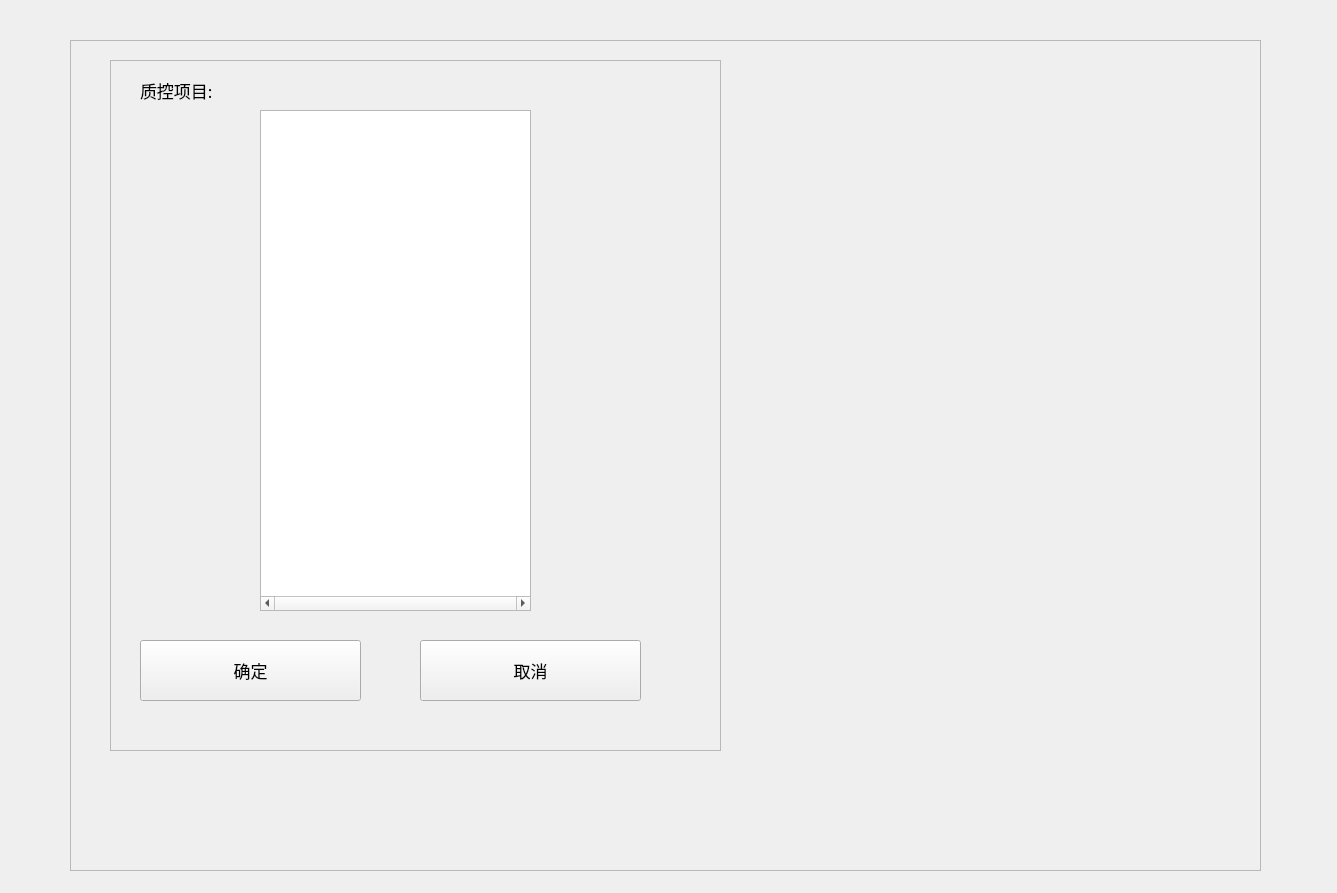
<?xml version="1.0" encoding="UTF-8"?>
<ui version="4.0">
 <class>QualityControlItemAddProject</class>
 <widget class="QDialog" name="QualityControlItemAddProject">
  <property name="geometry">
   <rect>
    <x>0</x>
    <y>0</y>
    <width>1337</width>
    <height>893</height>
   </rect>
  </property>
  <property name="windowTitle">
   <string>Dialog</string>
  </property>
  <layout class="QHBoxLayout" name="horizontalLayout">
   <property name="spacing">
    <number>0</number>
   </property>
   <property name="leftMargin">
    <number>0</number>
   </property>
   <property name="topMargin">
    <number>0</number>
   </property>
   <property name="rightMargin">
    <number>0</number>
   </property>
   <property name="bottomMargin">
    <number>0</number>
   </property>
   <item>
    <widget class="CusDialogMask" name="mask" native="true">
     <widget class="QFrame" name="display_frame">
      <property name="geometry">
       <rect>
        <x>70</x>
        <y>40</y>
        <width>1191</width>
        <height>831</height>
       </rect>
      </property>
      <property name="frameShape">
       <enum>QFrame::StyledPanel</enum>
      </property>
      <property name="frameShadow">
       <enum>QFrame::Raised</enum>
      </property>
      <widget class="QFrame" name="view_frame">
       <property name="geometry">
        <rect>
         <x>40</x>
         <y>20</y>
         <width>611</width>
         <height>691</height>
        </rect>
       </property>
       <property name="styleSheet">
        <string notr="true">QFrame#frame{background:#FFFFFF;border-radius:11px;}
</string>
       </property>
       <property name="frameShape">
        <enum>QFrame::StyledPanel</enum>
       </property>
       <property name="frameShadow">
        <enum>QFrame::Raised</enum>
       </property>
       <widget class="QtMaterialFlatButton" name="btnClose">
        <property name="geometry">
         <rect>
          <x>570</x>
          <y>0</y>
          <width>41</width>
          <height>41</height>
         </rect>
        </property>
        <property name="focusPolicy">
         <enum>Qt::NoFocus</enum>
        </property>
        <property name="text">
         <string/>
        </property>
        <property name="icon">
         <iconset resource="../main.qrc">
          <normaloff>:/image/close.png</normaloff>:/image/close.png</iconset>
        </property>
        <property name="iconSize">
         <size>
          <width>13</width>
          <height>13</height>
         </size>
        </property>
        <property name="flat">
         <bool>true</bool>
        </property>
       </widget>
       <widget class="QListWidget" name="listProjectWidget">
        <property name="geometry">
         <rect>
          <x>150</x>
          <y>50</y>
          <width>271</width>
          <height>501</height>
         </rect>
        </property>
        <property name="styleSheet">
         <string notr="true"/>
        </property>
        <property name="horizontalScrollBarPolicy">
         <enum>Qt::ScrollBarAlwaysOn</enum>
        </property>
       </widget>
       <widget class="QLabel" name="label_3">
        <property name="geometry">
         <rect>
          <x>30</x>
          <y>20</y>
          <width>121</width>
          <height>21</height>
         </rect>
        </property>
        <property name="font">
         <font>
          <family>苹方 粗体</family>
          <pointsize>13</pointsize>
         </font>
        </property>
        <property name="text">
         <string>质控项目:</string>
        </property>
       </widget>
       <widget class="QPushButton" name="btn_close">
        <property name="geometry">
         <rect>
          <x>310</x>
          <y>580</y>
          <width>221</width>
          <height>61</height>
         </rect>
        </property>
        <property name="font">
         <font>
          <family>苹方 粗体</family>
          <pointsize>13</pointsize>
          <weight>50</weight>
          <bold>false</bold>
          <stylestrategy>PreferDefault</stylestrategy>
         </font>
        </property>
        <property name="focusPolicy">
         <enum>Qt::NoFocus</enum>
        </property>
        <property name="styleSheet">
         <string notr="true"/>
        </property>
        <property name="text">
         <string>取消</string>
        </property>
        <property name="iconSize">
         <size>
          <width>37</width>
          <height>32</height>
         </size>
        </property>
        <property name="checkable">
         <bool>false</bool>
        </property>
        <property name="checked">
         <bool>false</bool>
        </property>
        <property name="autoExclusive">
         <bool>false</bool>
        </property>
       </widget>
       <widget class="QPushButton" name="btnSave">
        <property name="geometry">
         <rect>
          <x>30</x>
          <y>580</y>
          <width>221</width>
          <height>61</height>
         </rect>
        </property>
        <property name="font">
         <font>
          <family>苹方 粗体</family>
          <pointsize>13</pointsize>
          <weight>50</weight>
          <bold>false</bold>
          <stylestrategy>PreferDefault</stylestrategy>
         </font>
        </property>
        <property name="focusPolicy">
         <enum>Qt::NoFocus</enum>
        </property>
        <property name="styleSheet">
         <string notr="true"/>
        </property>
        <property name="text">
         <string>确定</string>
        </property>
        <property name="iconSize">
         <size>
          <width>37</width>
          <height>32</height>
         </size>
        </property>
        <property name="checkable">
         <bool>false</bool>
        </property>
        <property name="checked">
         <bool>false</bool>
        </property>
        <property name="autoExclusive">
         <bool>false</bool>
        </property>
       </widget>
      </widget>
     </widget>
    </widget>
   </item>
  </layout>
 </widget>
 <customwidgets>
  <customwidget>
   <class>QtMaterialFlatButton</class>
   <extends>QPushButton</extends>
   <header>qtmaterialflatbutton.h</header>
  </customwidget>
  <customwidget>
   <class>CusDialogMask</class>
   <extends>QWidget</extends>
   <header>cusdialogmask.h</header>
   <container>1</container>
  </customwidget>
 </customwidgets>
 <resources>
  <include location="../main.qrc"/>
 </resources>
 <connections/>
</ui>
